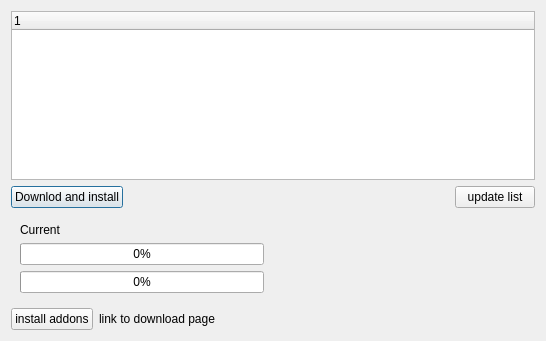
<?xml version="1.0" encoding="UTF-8"?>
<ui version="4.0">
 <class>Addons</class>
 <widget class="QDialog" name="Addons">
  <property name="geometry">
   <rect>
    <x>0</x>
    <y>0</y>
    <width>546</width>
    <height>341</height>
   </rect>
  </property>
  <property name="windowTitle">
   <string>Dialog</string>
  </property>
  <layout class="QVBoxLayout" name="verticalLayout">
   <item>
    <widget class="QTreeWidget" name="treeWidget">
     <column>
      <property name="text">
       <string notr="true">1</string>
      </property>
     </column>
    </widget>
   </item>
   <item>
    <layout class="QHBoxLayout" name="horizontalLayout_4">
     <item>
      <widget class="QPushButton" name="pushButtonDownload">
       <property name="text">
        <string>Downlod and install</string>
       </property>
      </widget>
     </item>
     <item>
      <spacer name="horizontalSpacer_2">
       <property name="orientation">
        <enum>Qt::Horizontal</enum>
       </property>
       <property name="sizeHint" stdset="0">
        <size>
         <width>40</width>
         <height>20</height>
        </size>
       </property>
      </spacer>
     </item>
     <item>
      <widget class="QPushButton" name="pushButtonUpdate">
       <property name="text">
        <string>update list</string>
       </property>
      </widget>
     </item>
    </layout>
   </item>
   <item>
    <layout class="QHBoxLayout" name="horizontalLayout_2">
     <item>
      <widget class="QWidget" name="widget" native="true">
       <layout class="QVBoxLayout" name="verticalLayout_2">
        <item>
         <widget class="QLabel" name="label">
          <property name="text">
           <string>Current</string>
          </property>
         </widget>
        </item>
        <item>
         <widget class="QProgressBar" name="progressDownload">
          <property name="value">
           <number>0</number>
          </property>
         </widget>
        </item>
        <item>
         <widget class="QProgressBar" name="progressTotal">
          <property name="value">
           <number>0</number>
          </property>
         </widget>
        </item>
       </layout>
      </widget>
     </item>
     <item>
      <spacer name="horizontalSpacer_3">
       <property name="orientation">
        <enum>Qt::Horizontal</enum>
       </property>
       <property name="sizeHint" stdset="0">
        <size>
         <width>40</width>
         <height>20</height>
        </size>
       </property>
      </spacer>
     </item>
    </layout>
   </item>
   <item>
    <layout class="QHBoxLayout" name="horizontalLayout_5">
     <item>
      <layout class="QVBoxLayout" name="verticalLayout_7">
       <item>
        <layout class="QHBoxLayout" name="horizontalLayout">
         <item>
          <widget class="QPushButton" name="Btn_Install_Addons">
           <property name="text">
            <string>install addons</string>
           </property>
          </widget>
         </item>
         <item>
          <widget class="QLabel" name="label_getaddons">
           <property name="sizePolicy">
            <sizepolicy hsizetype="Fixed" vsizetype="Fixed">
             <horstretch>0</horstretch>
             <verstretch>0</verstretch>
            </sizepolicy>
           </property>
           <property name="text">
            <string>link to download page</string>
           </property>
          </widget>
         </item>
        </layout>
       </item>
       <item>
        <layout class="QHBoxLayout" name="horizontalLayout_3"/>
       </item>
      </layout>
     </item>
     <item>
      <spacer name="horizontalSpacer">
       <property name="orientation">
        <enum>Qt::Horizontal</enum>
       </property>
       <property name="sizeHint" stdset="0">
        <size>
         <width>40</width>
         <height>20</height>
        </size>
       </property>
      </spacer>
     </item>
    </layout>
   </item>
  </layout>
 </widget>
 <resources/>
 <connections/>
</ui>
